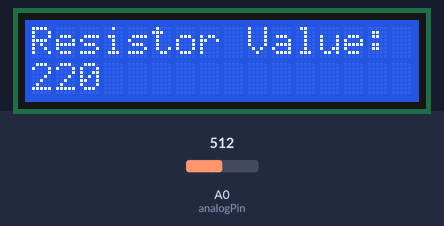
A sketch run on a simulated Arduino Uno, built with avr-gcc and run on an emulated ATmega328P. Shown: 16×2 character LCD. Inputs (shaded band) come from the test bench; at power-on: A0 (analogPin) = 512. What the sketch prints to the serial monitor is not drawn.

Above: at 1.2 s.
1.3 s: A0 (analogPin) set to 0
At 2.7 s:
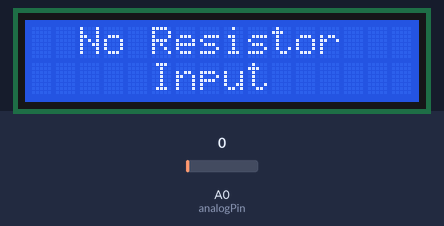
3.6 s: A0 (analogPin) set to 122
At 4.1 s:
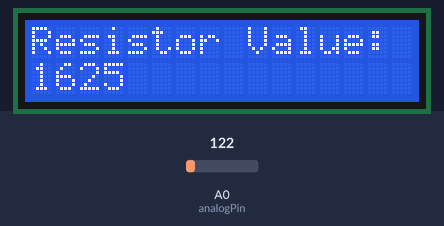
5.2 s: A0 (analogPin) set to 306
At 6.0 s:
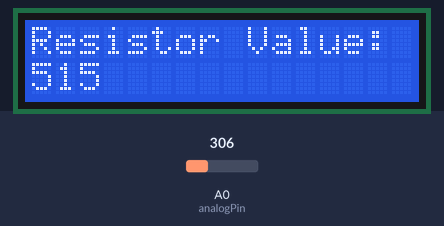
Timing chart, 0 to 8.2 s (numbered marks = the images above; inputs shaded):
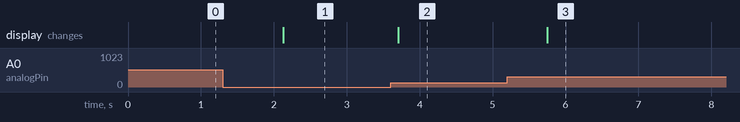

Measured:
- after the input at 1.3 s, the display: changes after 0.83 s (image 1)
- after the input at 3.6 s, the display: changes after 0.10 s (image 2)
- after the input at 5.2 s, the display: changes after 0.55 s (image 3)

The sketch:

lcd_resistor.ino
```cpp
//Global Values
#include <Wire.h>
#include <LiquidCrystal_I2C.h>
#define ROUNDFACTOR 5

bool noInput = true;
int analogPin= 0;
int raw= 0;
int Vin= 5;
float Vout= 0;
float R1= 220;
int R2= 0;
float buffer= 0;
LiquidCrystal_I2C lcd(0x27, 16, 2);
//SETUP
void setup()
{
Serial.begin(9600);
lcd.begin();
lcd.backlight();
}

void loop()
{
raw= analogRead(analogPin);
if(raw)
{
buffer= raw * Vin;
Vout= (buffer)/1024.0;
buffer= (Vin/Vout) -1;
R2= R1 * buffer;
Serial.print("Vout: ");
Serial.println(Vout);
lcd.clear();
Serial.print("R2: ");
  lcd.print("Resistor Value:");
  lcd.setCursor(0,1);
  lcd.print(Round(R2));
Serial.println(Round(R2));
delay(1000);


}
else
    {
  if (raw)
  {
    noInput = false;
    }
  if(noInput){
    lcd.clear();
  lcd.print("  No Resistor");
    lcd.setCursor(0,1);
      lcd.print("     Input");
      delay(500);}
    }
}

static int Round(int val)
{
  int rem;
  rem = val % ROUNDFACTOR ;
  if (rem < 3){
    val -= rem;}
  else{
    val += ROUNDFACTOR - rem;}
return val;
  }
```
